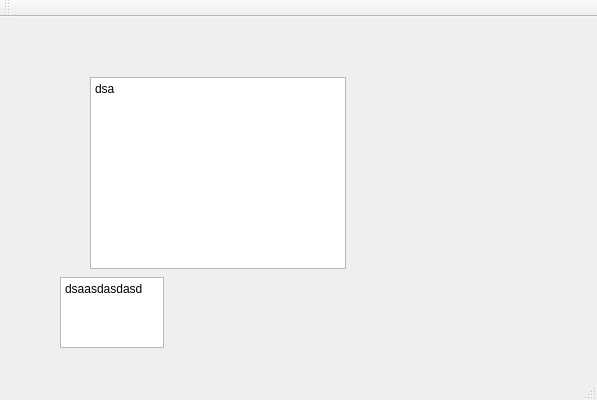
<?xml version="1.0" encoding="UTF-8"?>
<ui version="4.0">
 <class>CreamyClass</class>
 <widget class="QMainWindow" name="CreamyClass">
  <property name="geometry">
   <rect>
    <x>0</x>
    <y>0</y>
    <width>597</width>
    <height>400</height>
   </rect>
  </property>
  <property name="windowTitle">
   <string>Creamy</string>
  </property>
  <widget class="QWidget" name="centralWidget">
   <widget class="QTextBrowser" name="textBrowser">
    <property name="geometry">
     <rect>
      <x>90</x>
      <y>60</y>
      <width>256</width>
      <height>192</height>
     </rect>
    </property>
    <property name="html">
     <string>&lt;!DOCTYPE HTML PUBLIC &quot;-//W3C//DTD HTML 4.0//EN&quot; &quot;http://www.w3.org/TR/REC-html40/strict.dtd&quot;&gt;
&lt;html&gt;&lt;head&gt;&lt;meta name=&quot;qrichtext&quot; content=&quot;1&quot; /&gt;&lt;meta charset=&quot;utf-8&quot; /&gt;&lt;style type=&quot;text/css&quot;&gt;
p, li { white-space: pre-wrap; }
hr { height: 1px; border-width: 0; }
li.unchecked::marker { content: &quot;\2610&quot;; }
li.checked::marker { content: &quot;\2612&quot;; }
&lt;/style&gt;&lt;/head&gt;&lt;body style=&quot; font-family:'Segoe UI'; font-size:9pt; font-weight:400; font-style:normal;&quot;&gt;
&lt;p style=&quot; margin-top:0px; margin-bottom:0px; margin-left:0px; margin-right:0px; -qt-block-indent:0; text-indent:0px;&quot;&gt;dsa&lt;/p&gt;&lt;/body&gt;&lt;/html&gt;</string>
    </property>
   </widget>
   <widget class="QPlainTextEdit" name="plainTextEdit">
    <property name="geometry">
     <rect>
      <x>60</x>
      <y>260</y>
      <width>104</width>
      <height>71</height>
     </rect>
    </property>
    <property name="plainText">
     <string>dsaasdasdasd</string>
    </property>
   </widget>
  </widget>
  <widget class="QMenuBar" name="menuBar">
   <property name="geometry">
    <rect>
     <x>0</x>
     <y>0</y>
     <width>597</width>
     <height>22</height>
    </rect>
   </property>
  </widget>
  <widget class="QToolBar" name="mainToolBar">
   <attribute name="toolBarArea">
    <enum>TopToolBarArea</enum>
   </attribute>
   <attribute name="toolBarBreak">
    <bool>false</bool>
   </attribute>
  </widget>
  <widget class="QStatusBar" name="statusBar"/>
 </widget>
 <layoutdefault spacing="6" margin="11"/>
 <resources>
  <include location="Creamy.qrc"/>
 </resources>
 <connections/>
</ui>
